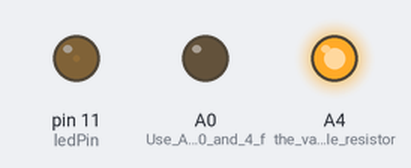
Simulated run of this sketch. Board: Arduino Uno, built with avr-gcc and run on an emulated ATmega328P. On the bench: output pins drawn as LEDs (lit = HIGH).

Above: at 19.9 s.
At 25.7 s:
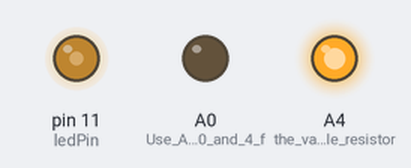
At 28.5 s:
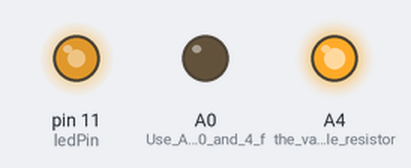
At 31.4 s:
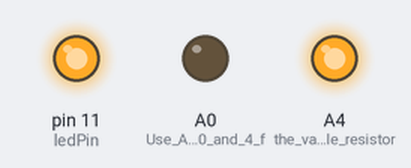
Timing chart, 0 to 32.9 s (numbered marks = the images above):
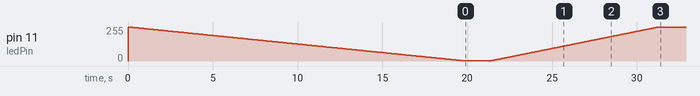

The sketch:

Project_07_SAD_light.ino
```cpp
// Listing. Project 7.

int ledPin = 11;
int analogPin = A2;

int startupSeconds = 20;
int turnOffSeconds = 10;
int minOnSeconds = 300;
int maxOnSeconds = 1800;

int brightness = 0;

void setup()
{
  pinMode(ledPin, OUTPUT);
  digitalWrite(ledPin, HIGH);
  pinMode(A0, OUTPUT);        // Use Analog pins 0 and 4 for
  pinMode(A4, OUTPUT);        // the variable resistor
  digitalWrite(A4, HIGH);
  int analogIn = analogRead(analogPin);
  int onTime = map(analogIn, 0, 1023, minOnSeconds, maxOnSeconds);
  turnOn();
  delay(onTime * 1000);
  turnOff();
}

void turnOn()
{
  brightness = 0;
  int period = startupSeconds * 1000 / 256;
  while (brightness < 255)
  {
    analogWrite(ledPin, 255 - brightness);
    delay(period);
    brightness ++;
  }
}

void turnOff()
{
  int period = turnOffSeconds * 1000 / 256;
  while (brightness >= 0)
  {
    analogWrite(ledPin, 255 - brightness);
    delay(period);
    brightness --;
  }
}

void loop()
{}
```
